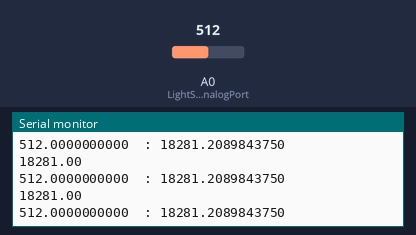
Recording of a sketch running on a simulated Arduino Uno, built with avr-gcc and run on an emulated ATmega328P. Parts: the last lines printed to the serial monitor. The test bench sets the inputs (shaded band); at power-on: A0 (LightSensorAnalogPort) = 512.

Above: at 1.2 s.
1.3 s: A0 (LightSensorAnalogPort) set to 441
At 1.42 s:
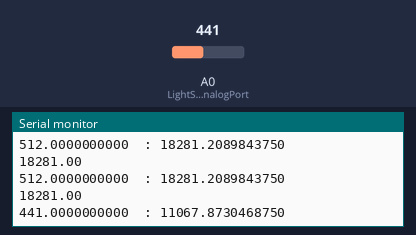
2.8 s: A0 (LightSensorAnalogPort) set to 412
At 2.84 s:
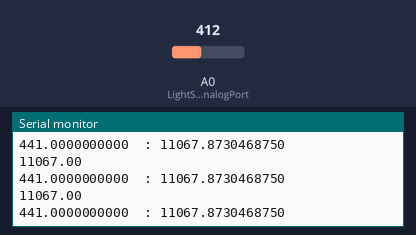
Timing chart, 0 to 5.8 s (numbered marks = the images above; inputs shaded):
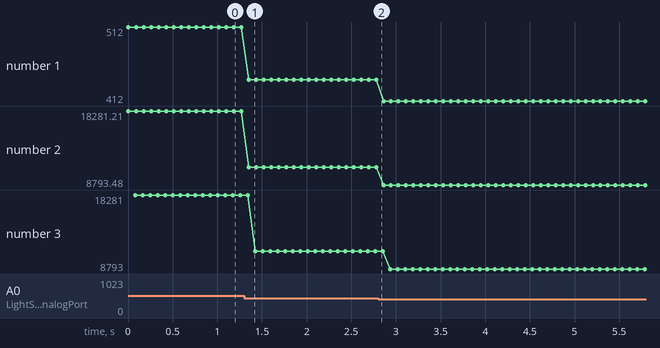

The sketch:

Leo_LightSensor.ino
```cpp
bool debug = true; // debug off
String errore =""; //string for error check across the libraries
int LightSensorAnalogPort = 0; //Analog port where the light sensor is connected


void setup() {
Serial.begin(9600); // open serial port, set the baud rate to 9600 bps
while (!Serial) {
    ;               // wait for serial port to connect. Needed for native USB port only
  }
}

void loop() {

float Light = ReadLight();
Serial.println (Light);

  if( errore!="") {
  //here the code of the error
  }

}

/*Leo_LightSensor-2,
Light sensor function ver 26-10-2018. Give the results in lux
works throught a regression algorithm reading several values of the analog output and compare
with a real value from a luxmeter (smartphone with luxmeter!)

Need the :
no libraries to include
String errore =""; //string for error check across the libraries
int LightSensorAnalogPort = 0; //Analog port where the light sensor is connected, to change according needs

Errors :
Not included errors for now.

Debug:
bool debug = false; // debug off

if debug = true  will print on the serial print all the data and errors.
 */

int ReadLight(){

float val; // internal variable
float lux; // lux variable according the sensor calibration.
  val=analogRead(LightSensorAnalogPort);

//this regression wiht R2 of 0.9968 is based on analog light sensor YWrobot SEN080605
  lux = 0.0002*pow(val,3) - 0.0413*pow(val,2) + 4.4722*val - 25.543;

  if (debug) {
    Serial.print(val,DEC);
    Serial.print("  : ");
    Serial.println(lux,DEC);
  }
  delay(80); //estimated delay to get another read from the sensor

return(lux);
}
```

Measured:
- after the input at 1.3 s, the serial monitor: prints a new line after 0.05 s (image 1)
- plotted number 1: 512 → 441 after the input at 1.3 s, 441 → 412 after the input at 2.8 s
- plotted number 2: 18281.21 → 11067.87 after the input at 1.3 s, 11067.87 → 8793.48 after the input at 2.8 s
- plotted number 3: 18281 → 11067 after the input at 1.3 s, 11067 → 8793 after the input at 2.8 s
